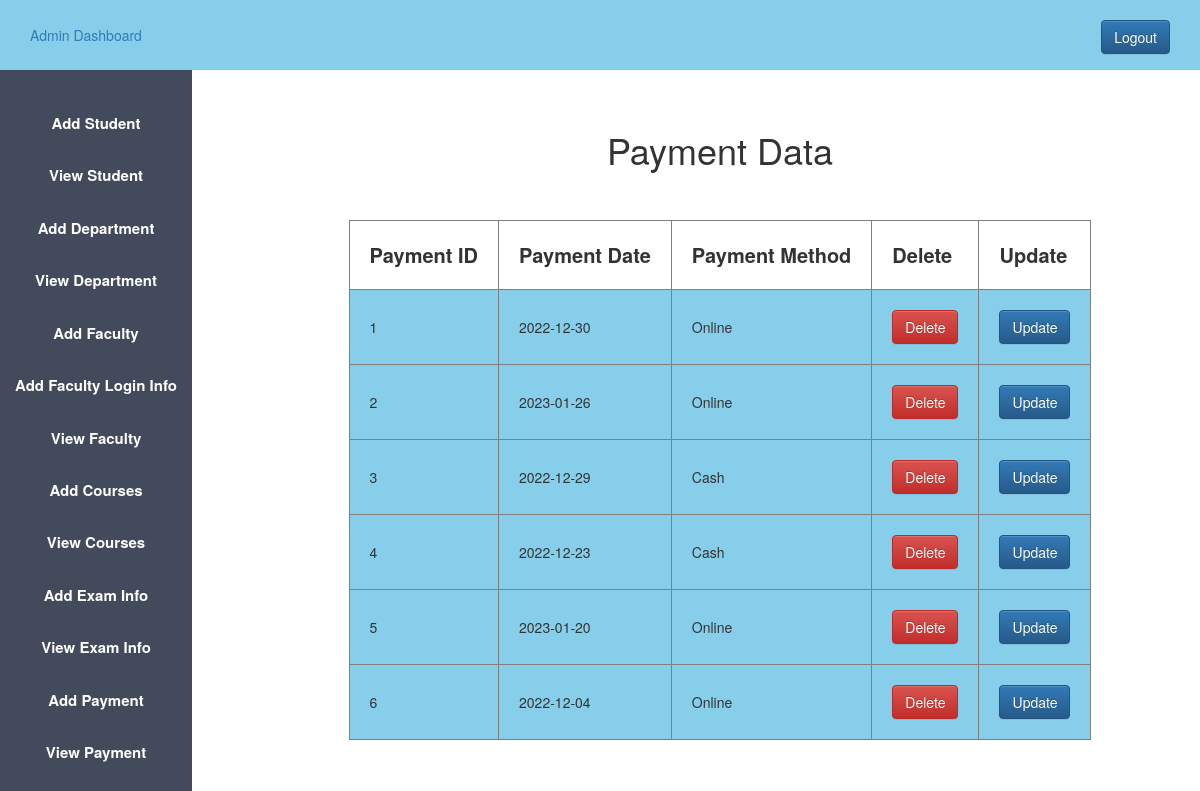
/admin_view_payment.php (signed in), run on the app's committed database.
### tables this page shows
CREATE TABLE `payment` (
  `p_id` int(11) NOT NULL,
  `p_date` date DEFAULT NULL,
  `p_method` varchar(50) DEFAULT NULL
);

### src/admin_view_payment.php (the view, shortened to what this page needs)
<?php
    $host = "localhost";
    $user = "root";
    $password = "";
    $db = "370project";
    $data= mysqli_connect($host,$user,$password,$db);
    $sql = "SELECT * FROM payment ";
    $result = mysqli_query($data,$sql);
?>
<!DOCTYPE html>
<html>
<head>
<?php
include "admin_css.php"
?>
</head>
<body>
	<?php
    include "admin_sidebar.php"
    ?>
	<div class="content">
        <center>
		<h1>Payment Data </h1>
    <br><br>
        <table border="1px">
            <tr>
                <th class = "table_th">Payment ID</th>
                <th class = "table_th">Payment Date</th>
                <th class = "table_th">Payment Method</th>
                <th class = "table_th">Delete</th>
                <th class = "table_th">Update</th>
            </tr>
            <?php
            while($info =$result->fetch_assoc())
            {
            ?>
            <tr>
                <td class = "table_td">
                    <?php echo"{$info['p_id']}"; ?>
                </td>
                <td class = "table_td">
                    <?php echo"{$info['p_date']}"; ?>
                </td>
                <td class = "table_td">
                    <?php echo"{$info['p_method']}"; ?>
                </td>
                <td class = "table_td">
                    <?php echo "<a class='btn btn-danger' onClick=\" javascript:return confirm('delete this faculty data'); \" href='admin_delete_payment.php?payment_id={$info['p_id']}'>Delete</a>"; ?>
                </td>
                <td class = "table_td">
                    <?php echo "<a class='btn btn-primary' href='admin_update_payment.php?payment_id={$info['p_id']}'>Update</a>"; ?>
                </td>
            </tr>
            <?php
            }
            ?>
        </table>
        </center>
	</div>
</body>
</html>

### src/admin.css (style rules this page uses)
* { margin: 0px; padding: 0px; }
a,a:hover { text-decoration: none!important; }
.content { margin-left: 20%; margin-top: 5%; }

### src/admin_view_payment.php (style rules this page uses)
.table_th { padding: 20px; font-size: 20px; }
.table_td { padding: 20px; background-color: skyblue; }

### data on the page
payment: p_id "1", p_date "2022-12-30", p_method "Online"
payment: p_id "2", p_date "2023-01-26", p_method "Online"
payment: p_id "3", p_date "2022-12-29", p_method "Cash"
payment: p_id "4", p_date "2022-12-23", p_method "Cash"
payment: p_id "5", p_date "2023-01-20", p_method "Online"
payment: p_id "6", p_date "2022-12-04", p_method "Online"
